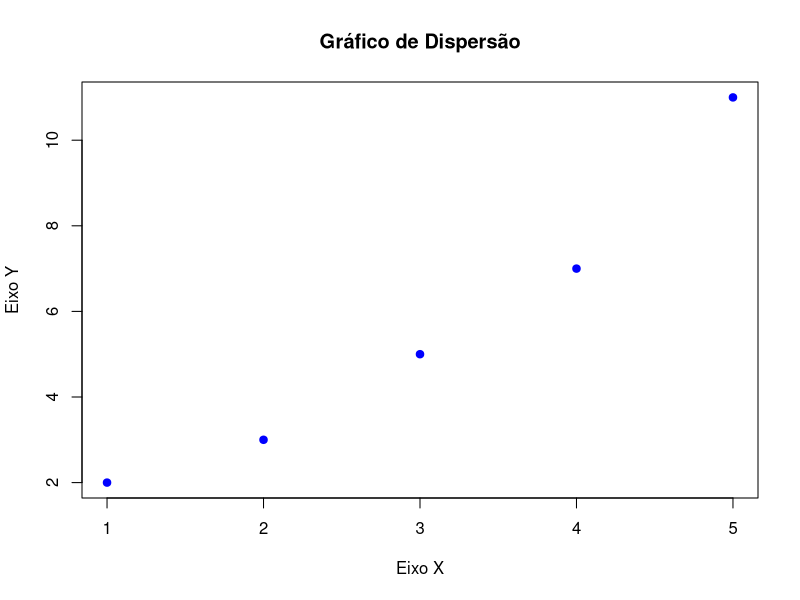
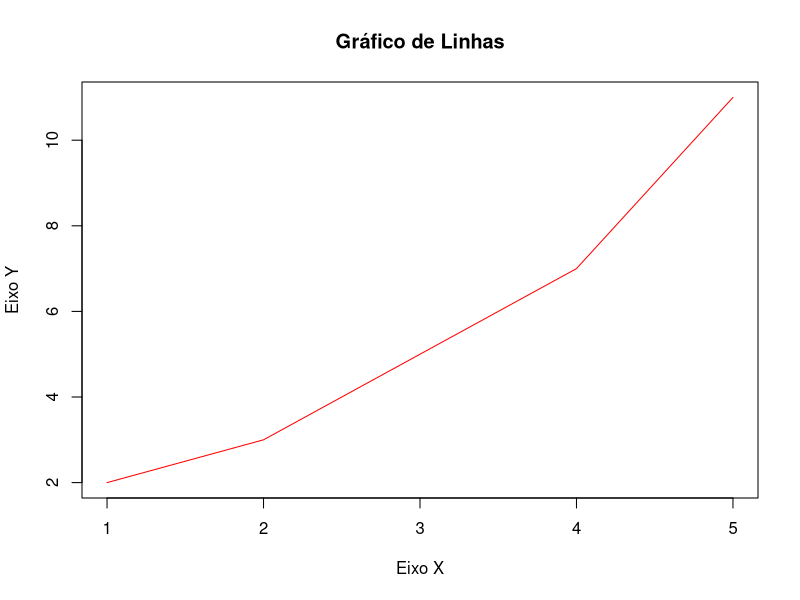
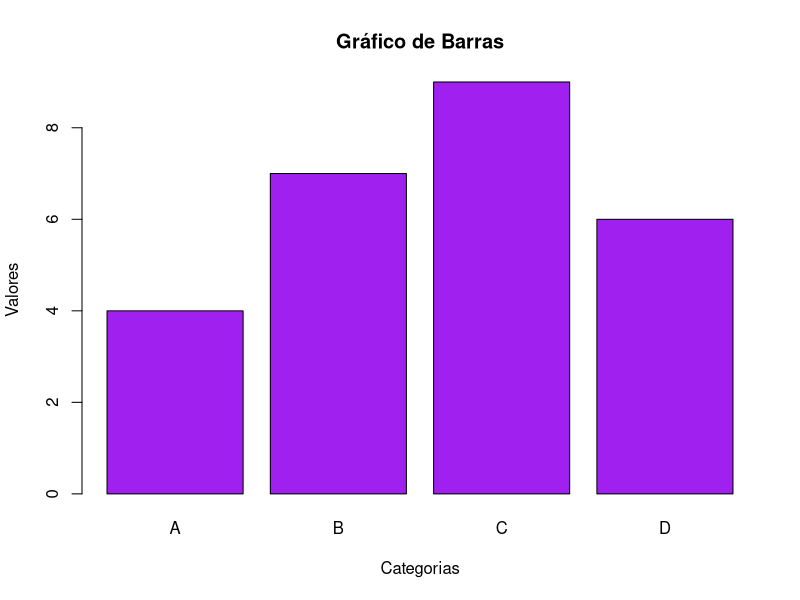
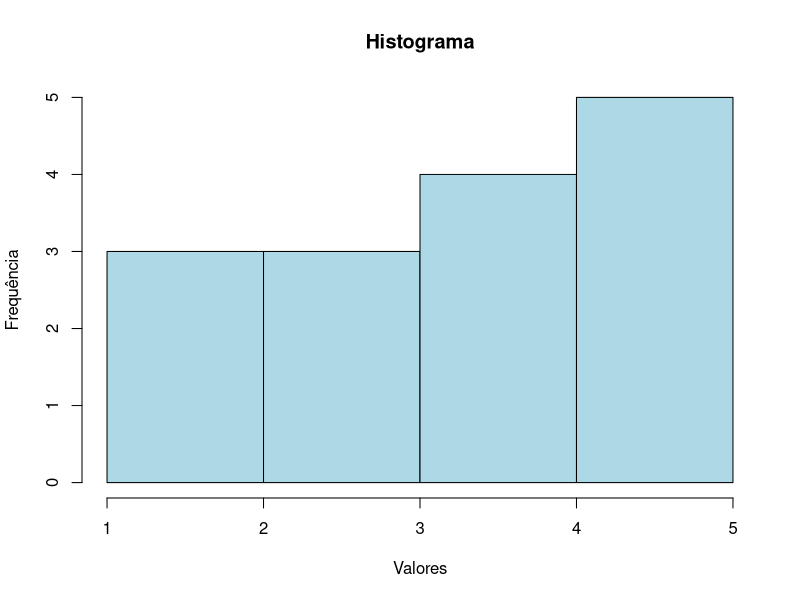
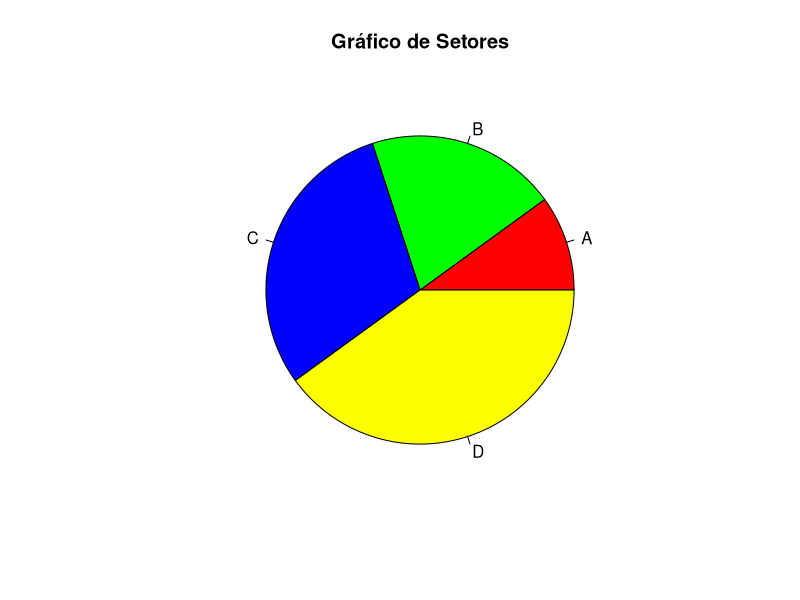

Write R code to recreate these figures, in order.
# ===================================================================
#                           GRAFICOS VANILLA
# ===================================================================
# Veremos as diversas formas de projetar valores via de gráfico no R.
# Aqui terá as formas "cruas", sem a necessidade de importar alguma biblioteca.


    # Criando valores para projetarmos:
    #
      x <- c(1, 2, 3, 4, 5)  # Valores para o eixo X
      y <- c(2, 3, 5, 7, 11) # Valores para o eixo Y
    #
    # =============
    #
    # 1.A) Gráfico de Dispersão
    #
      plot(x, y, 
           main="Gráfico de Dispersão",  # Título do gráfico
           xlab="Eixo X",                # Rótulo do eixo X
           ylab="Eixo Y",                # Rótulo do eixo Y
           col="blue",                   # Cor dos pontos
           pch=19)                       # Tipo do ponto (pch=19 é círculo preenchido)
    #
    # =============
    #
    # 1.B) Gráfico de Linhas
    #
      plot(x, y, 
           type="l",                     # "l" indica linha (line)
           main="Gráfico de Linhas", 
           xlab="Eixo X", 
           ylab="Eixo Y", 
           col="red")                    # Cor da linha
    #
    # =============
    # 
    # 1.C) Gráfico de Barras
    # 
      valores <- c(4, 7, 9, 6)           # Valores das barras
      nomes <- c("A", "B", "C", "D")     # Nomes das categorias
    #
      barplot(valores, 
              names.arg=nomes,           # Rótulos das barras
              main="Gráfico de Barras", 
              col="purple",              # Cor das barras
              xlab="Categorias",         # Rótulo do eixo X
              ylab="Valores")            # Rótulo do eixo Y
    #
    # =============
    #
    # 1.D) Histograma
    #
      dados <- c(1, 2, 2, 3, 3, 3, 4, 4, 4, 4, 5, 5, 5, 5, 5)  # Frequência dos valores
    #
      hist(dados, 
           main="Histograma",            # Título do histograma
           xlab="Valores",               # Rótulo do eixo X
           ylab="Frequência",            # Rótulo do eixo Y
           col="lightblue",              # Cor das barras
           border="black")               # Cor da borda das barras
    #
    # =============
    #
    # 1.E) Gráfico de Setores (Pizza)
    #
      valores <- c(10, 20, 30, 40)        # Proporções das fatias
      categorias <- c("A", "B", "C", "D") # Rótulos das fatias
    #
      pie(valores, 
          labels=categorias,             # Rótulos de cada setor
          main="Gráfico de Setores", 
          col=c("red", "green", "blue", "yellow"))  # Cores das fatias
    #
    # =============